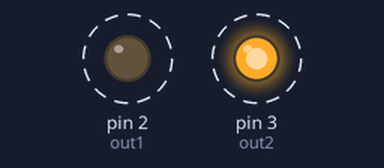
A sketch run on a simulated Arduino Uno, built with avr-gcc and run on an emulated ATmega328P. Shown: output pins drawn as LEDs (lit = HIGH). Dashed ring = blinking.

Above: at 0.5 s.
Timing chart, 0 to 4.6 s (numbered marks = the images above):
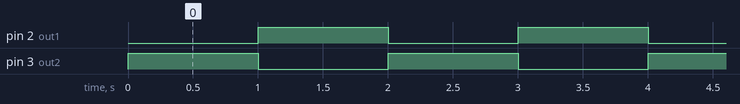

The sketch:

delayoffandon.ino
```cpp
#define out1 2             //Röle kontrol ucu
#define out2 3
void setup()
{
pinMode(out1, OUTPUT);    //Röle kontrol ucu çıkış olarak tanımlanmıştır
pinMode(out2, OUTPUT);    //Röle kontrol ucu çıkış olarak tanımlanmıştır
Serial.begin(9600);

}

void loop()
{
digitalWrite(out1,LOW);   // Röle'nin kontrol edildiği pin 1
digitalWrite(out2,HIGH);  // Röle'nin kontrol edildiği pin 2
delay(1000); // 1 Saniye Bekle
digitalWrite(out1,HIGH);  // Röle'nin kontrol edildiği pin 1
digitalWrite(out2,LOW);   // Röle'nin kontrol edildiği pin 2
delay(1000); // 1 Saniye Bekle
}
```

Measured:
- by itself, pin 2 (out1), pin 3 (out2): alternates HIGH for 1.0 s and LOW for 1.0 s
